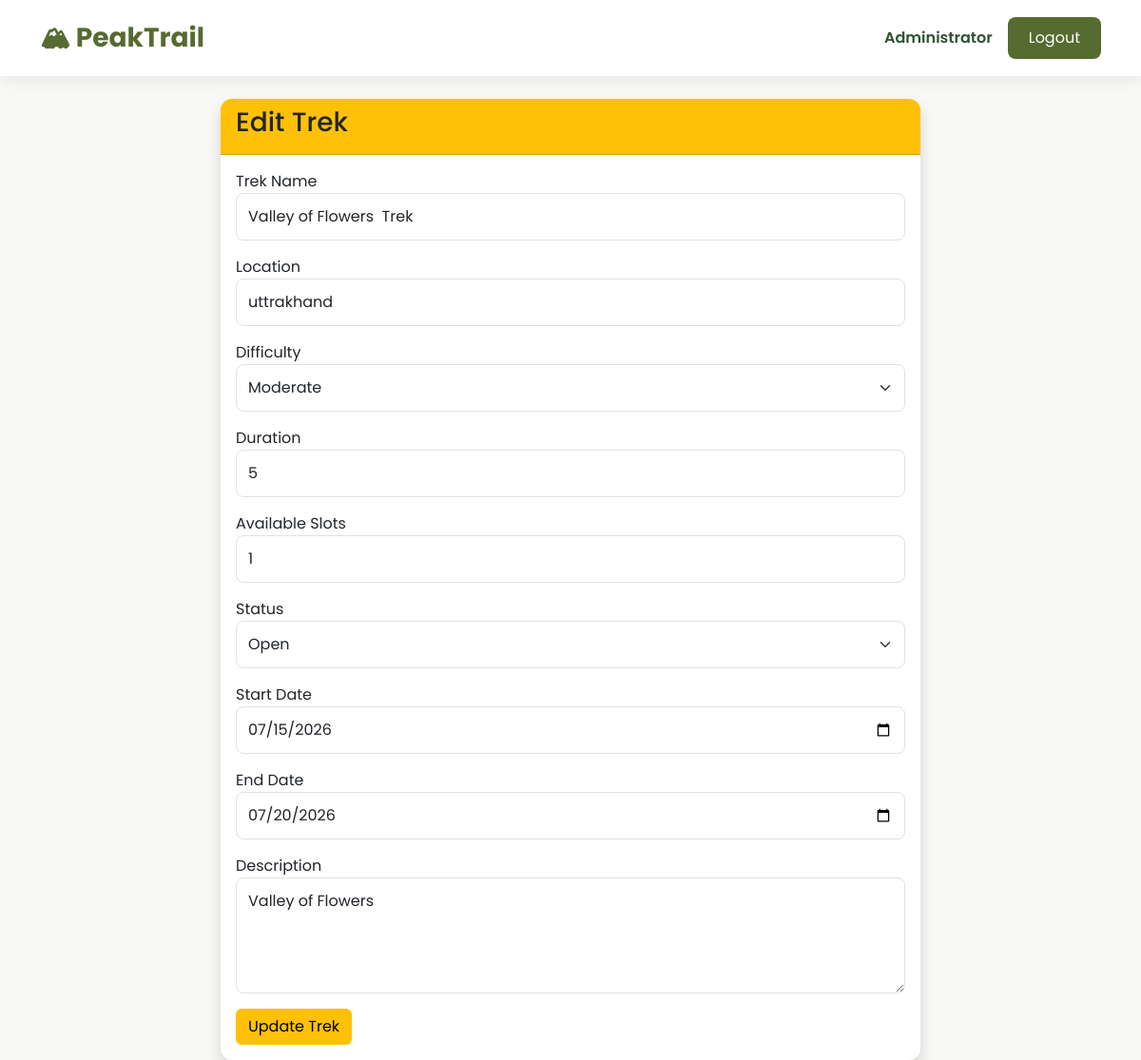
/admin/edit-trek/1 (signed in), run on an earlier commit of the app's database.
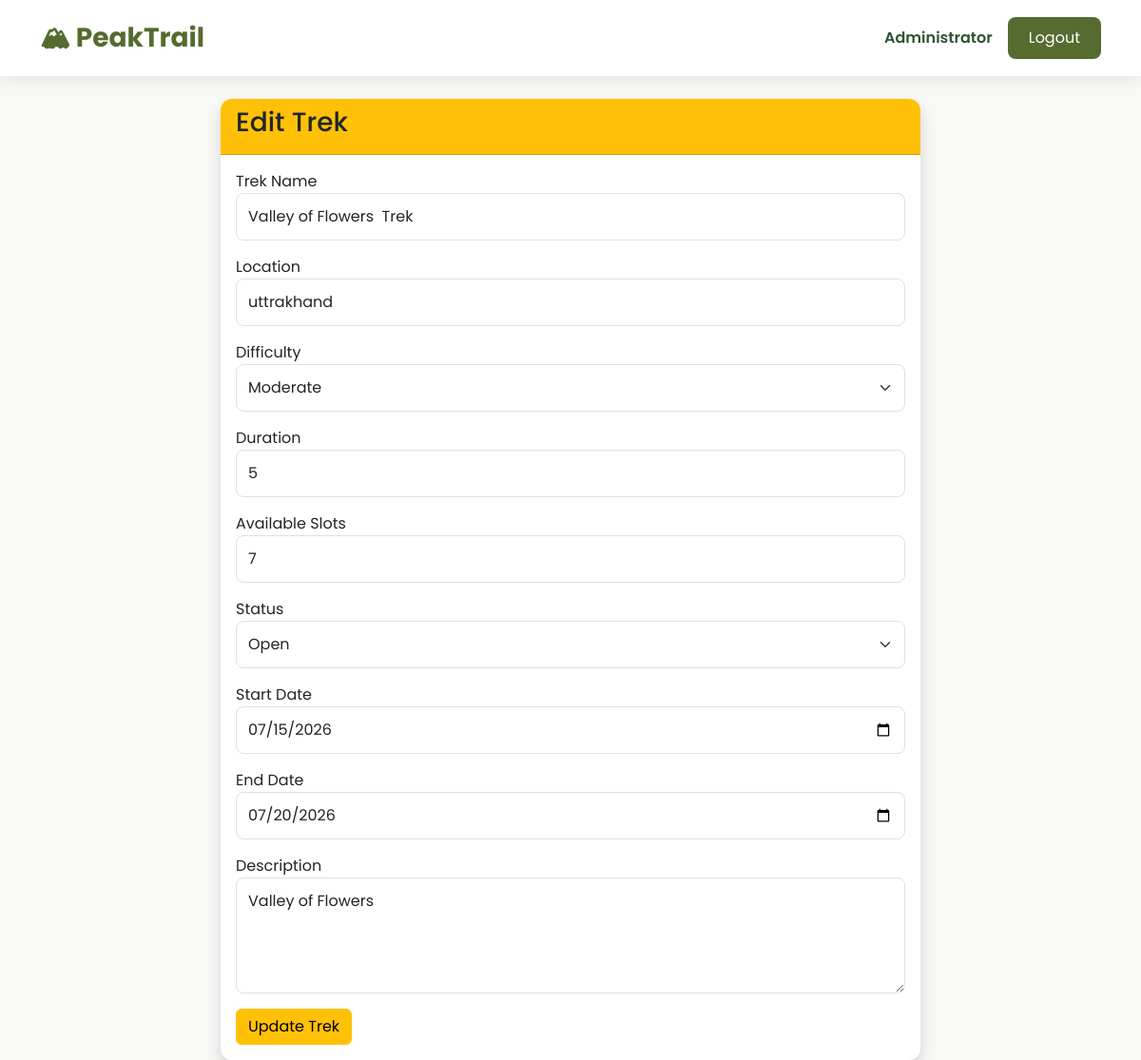
And on a later commit of the database.
### models/user.py (models this page shows, shortened)
class User(UserMixin, db.Model):
    __tablename__ = "users"
    id = db.Column(db.Integer, primary_key=True)
    name = db.Column(db.String(100), nullable=False)
    email = db.Column(db.String(120), unique=True, nullable=False)
    password = db.Column(db.String(255), nullable=False)
    role = db.Column(db.String(20), nullable=False)
    is_active = db.Column(db.Boolean, default=True)
    is_blacklisted = db.Column(db.Boolean, default=False)
    created_at = db.Column(db.DateTime, default=datetime.utcnow)
    bookings = db.relationship("Booking", backref="user", lazy=True)
    staff_profile = db.relationship(
        "StaffProfile",
        backref="user",
        uselist=False
    )

### models/trek.py (models this page shows, shortened)
class Trek(db.Model):
    __tablename__ = "treks"
    id = db.Column(db.Integer, primary_key=True)
    trek_name = db.Column(db.String(100), nullable=False)
    location = db.Column(db.String(100), nullable=False)
    image_url = db.Column(db.String(500))
    price = db.Column(
        db.Float,
        nullable=False,
        default=0
    )
    difficulty = db.Column(db.String(20), nullable=False)
    duration = db.Column(db.Integer, nullable=False)
    available_slots = db.Column(db.Integer, nullable=False)
    description = db.Column(db.Text)
    start_date = db.Column(db.Date, nullable=False)
    end_date = db.Column(db.Date, nullable=False)
    status = db.Column(
        db.String(20),
        default="Open"
    )
    assigned_staff_id = db.Column(
        db.Integer,
        db.ForeignKey("staff_profiles.id"),
        nullable=True
    )
    bookings = db.relationship(
        "Booking",
        backref="trek",
        lazy=True
    )

### routes/admin.py (the view, shortened to what this page needs)
@admin.route("/admin/edit-trek/<int:trek_id>", methods=["GET", "POST"])
@login_required
def edit_trek(trek_id):
    if current_user.role != "admin":
        flash("Access Denied!", "danger")
        return redirect(url_for("home"))
    trek = Trek.query.get_or_404(trek_id)
    return render_template(
        "admin/edit_trek.html",
        trek=trek
    )

### app.py (called while the page is built)
@login_manager.user_loader
def load_user(user_id):
    return User.query.get(int(user_id))

### templates/admin/edit_trek.html (shortened to what this page needs)
{% extends "base.html" %}
{% block content %}
<div class="row justify-content-center">
<div class="col-md-8">
<div class="card shadow">
<div class="card-header bg-warning">
<h3>Edit Trek</h3>
</div>
<div class="card-body">
<form method="POST">
<div class="mb-3">
<label>Trek Name</label>
<input
type="text"
class="form-control"
name="name"
value="{{ trek.trek_name }}"
required>
</div>
<div class="mb-3">
<label>Location</label>
<input
type="text"
class="form-control"
name="location"
value="{{ trek.location }}"
required>
</div>
<div class="mb-3">
<label>Difficulty</label>
<select
class="form-select"
name="difficulty">
<option {% if trek.difficulty=="Moderate" %}selected{% endif %}>Moderate</option>
</select>
</div>
<div class="mb-3">
<label>Duration</label>
<input
type="number"
class="form-control"
name="duration"
value="{{ trek.duration }}"
required>
</div>
<div class="mb-3">
<label>Available Slots</label>
<input
type="number"
class="form-control"
name="slots"
value="{{ trek.available_slots }}"
required>
</div>
<div class="mb-3">
<label>Status</label>
<select
class="form-select"
name="status">
<option {% if trek.status=="Open" %}selected{% endif %}>Open</option>
</select>
</div>
<div class="mb-3">
<label>Start Date</label>
<input
type="date"
class="form-control"
name="start_date"
value="{{ trek.start_date }}"
required>
</div>
<div class="mb-3">
<label>End Date</label>
<input
type="date"
class="form-control"
name="end_date"
value="{{ trek.end_date }}"
required>
</div>
<div class="mb-3">
<label>Description</label>
<textarea
class="form-control"
name="description"
rows="4">{{ trek.description }}</textarea>
</div>
<button
class="btn btn-warning">
Update Trek
</button>
</form>
</div>
</div>
</div>
</div>
{% endblock %}

### templates/base.html (shortened to what this page needs)
<!DOCTYPE html>
<html lang="en">
<head>
    <link href="https://cdn.jsdelivr.net/npm/bootstrap@5.3.3/dist/css/bootstrap.min.css" rel="stylesheet">
    <link rel="stylesheet" href="{{ url_for('static', filename='css/style.css') }}">
</head>
<body>
    <nav class="navbar navbar-expand-lg custom-navbar">
<div class="container">
{% if current_user.is_authenticated %}
    {% if current_user.role=="admin" %}
        <a class="navbar-brand fw-bold"
        href="{{ url_for('admin.dashboard') }}">
        🏔 PeakTrail
        </a>
    {% elif current_user.role=="staff" %}
        <a class="navbar-brand fw-bold"
        href="{{ url_for('staff.dashboard') }}">
        🏔 PeakTrail
        </a>
    {% elif current_user.role=="trekker" %}
        <a class="navbar-brand fw-bold"
        href="{{ url_for('trekker.dashboard') }}">
        🏔 PeakTrail
        </a>
    {% endif %}
{% else %}
<a class="navbar-brand fw-bold"
href="{{ url_for('home') }}">
🏔 PeakTrail
</a>
{% endif %}
<div class="ms-auto d-flex align-items-center">
{% if current_user.is_authenticated %}
<span class="welcome-text">
{{ current_user.name }}
</span>
<a href="{{ url_for('auth.logout') }}"
class="btn btn-custom ms-3">
Logout
</a>
{% endif %}
</div>
</div>
</nav>
    <div class="container mt-4">
        {% block content %}
        {% endblock %}
    </div>
</body>
</html>

### static/css/style.css (style rules this page uses)
:root { --primary:#556B2F; --secondary:#2F5233; --accent:#F5F1E8; --background:#F8F8F6; --text:#2D2D2D; }
body { font-family:'Poppins',sans-serif; background:var(--background); color:var(--text); }
.custom-navbar { background:white; box-shadow:0 4px 15px rgba(0,0,0,.08); padding:14px; }
.navbar-brand { color:var(--primary)!important; font-size:28px; }
.welcome-text { font-weight:600; color:var(--secondary); }
.card { border:none; border-radius:12px; overflow:hidden; transition:.3s; box-shadow:0 5px 18px rgba(0,0,0,.08); }
.btn-custom { background:var(--primary); color:white; border:none; border-radius:8px; padding:10px 22px; transition:.3s; }
.form-control, .form-select { border-radius:8px; padding:12px; }

What changed in the data, as far as the page shows it:
changed Trek "Valley of Flowers Trek": slots "1" → "7"
